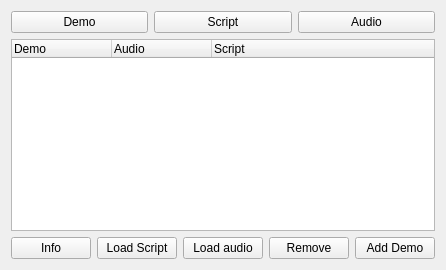
            <widget class="QWidget" name="demoList">
             <property name="sizePolicy">
              <sizepolicy hsizetype="Expanding" vsizetype="Expanding">
               <horstretch>0</horstretch>
               <verstretch>0</verstretch>
              </sizepolicy>
             </property>
             <attribute name="title">
              <string>Demo</string>
             </attribute>
             <attribute name="toolTip">
              <string>Demo information</string>
             </attribute>
             <layout class="QVBoxLayout" name="verticalLayout_11">
              <item>
               <layout class="QVBoxLayout" name="verticalLayout_12">
                <item>
                 <layout class="QHBoxLayout" name="horizontalLayout_10">
                  <item>
                   <widget class="QPushButton" name="browseDemoBtn">
                    <property name="text">
                     <string>Demo</string>
                    </property>
                   </widget>
                  </item>
                  <item>
                   <widget class="QPushButton" name="browseScriptBtn">
                    <property name="text">
                     <string>Script</string>
                    </property>
                   </widget>
                  </item>
                  <item>
                   <widget class="QPushButton" name="browseAudioBtn">
                    <property name="text">
                     <string>Audio</string>
                    </property>
                   </widget>
                  </item>
                 </layout>
                </item>
               </layout>
              </item>
              <item>
               <widget class="QTreeWidget" name="demoListTreeWidget">
                <column>
                 <property name="text">
                  <string>Demo</string>
                 </property>
                </column>
                <column>
                 <property name="text">
                  <string>Audio</string>
                 </property>
                </column>
                <column>
                 <property name="text">
                  <string>Script</string>
                 </property>
                </column>
               </widget>
              </item>
              <item>
               <layout class="QHBoxLayout" name="horizontalLayout_11">
                <item>
                 <widget class="QPushButton" name="infoBtn">
                  <property name="text">
                   <string>Info</string>
                  </property>
                 </widget>
                </item>
                <item>
                 <widget class="QPushButton" name="loadScriptBtn">
                  <property name="text">
                   <string>Load Script</string>
                  </property>
                 </widget>
                </item>
                <item>
                 <widget class="QPushButton" name="loadAudioBtn">
                  <property name="text">
                   <string>Load audio</string>
                  </property>
                 </widget>
                </item>
                <item>
                 <widget class="QPushButton" name="removeDemoBtn">
                  <property name="text">
                   <string>Remove</string>
                  </property>
                 </widget>
                </item>
                <item>
                 <widget class="QPushButton" name="addDemoBtn">
                  <property name="text">
                   <string>Add Demo</string>
                  </property>
                 </widget>
                </item>
               </layout>
              </item>
             </layout>
            </widget>
